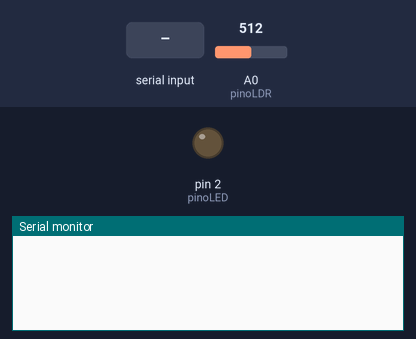
A sketch run on a simulated Arduino Uno, built with avr-gcc and run on an emulated ATmega328P. Shown: output pins drawn as LEDs (lit = HIGH), the last lines printed to the serial monitor. The inputs (shaded band) are chosen by the test bench; at power-on: A0 (pinoLDR) = 512.

Above: at 1.2 s.
1.3 s: "+" received over Serial
At 2.3 s:
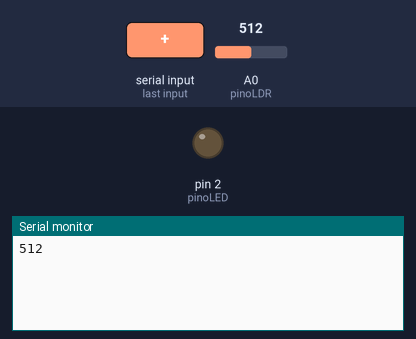
3.1 s: "-" received over Serial
At 3.5 s:
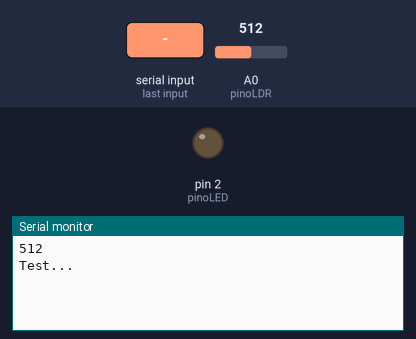

The sketch:

serialTest.ino
```cpp
int pinoLDR = A0; // pino de entrada do sensor de limunosidade
int pinoLED = 2; // pino de saída do LED vermelho
int lum = 0; // armazenar o valor lido do LDR
int i = 0;

void setup() {
  Serial.begin(9600);
  pinMode(pinoLDR, INPUT); // declarando pino de entrada
  pinMode(pinoLED, OUTPUT); // declarando pino de saída
}

void loop() {
  handleSerial();
}

void handleSerial() {

  while (Serial.available() > 0) {

    char incomingCharacter = Serial.read();

    switch (incomingCharacter) {
      case '+':
        lum = 0;

        for (i = 0; i < 3; i = i + 1){
          lum = lum + analogRead(pinoLDR); // lendo o sensor
          delay(100);
        }

        lum = lum / 3;

        Serial.println(lum); // exibindo no console a resistencia do sensor LDR

        if (lum > 800){
          digitalWrite(pinoLED, LOW); // muito claro, desligar o LED
        } else if (lum < 400){
          digitalWrite(pinoLED, HIGH); // ligar o LED
        }

        break;

      case '-':
        Serial.println("Test...");  // exbindo somente para testes
        break;
    }
  }
}
```

Measured:
- after the input at 1.3 s, the serial monitor: prints a new line after 0.30 s (image 1)
- after the input at 3.1 s, the serial monitor: prints a new line at once (image 2)
